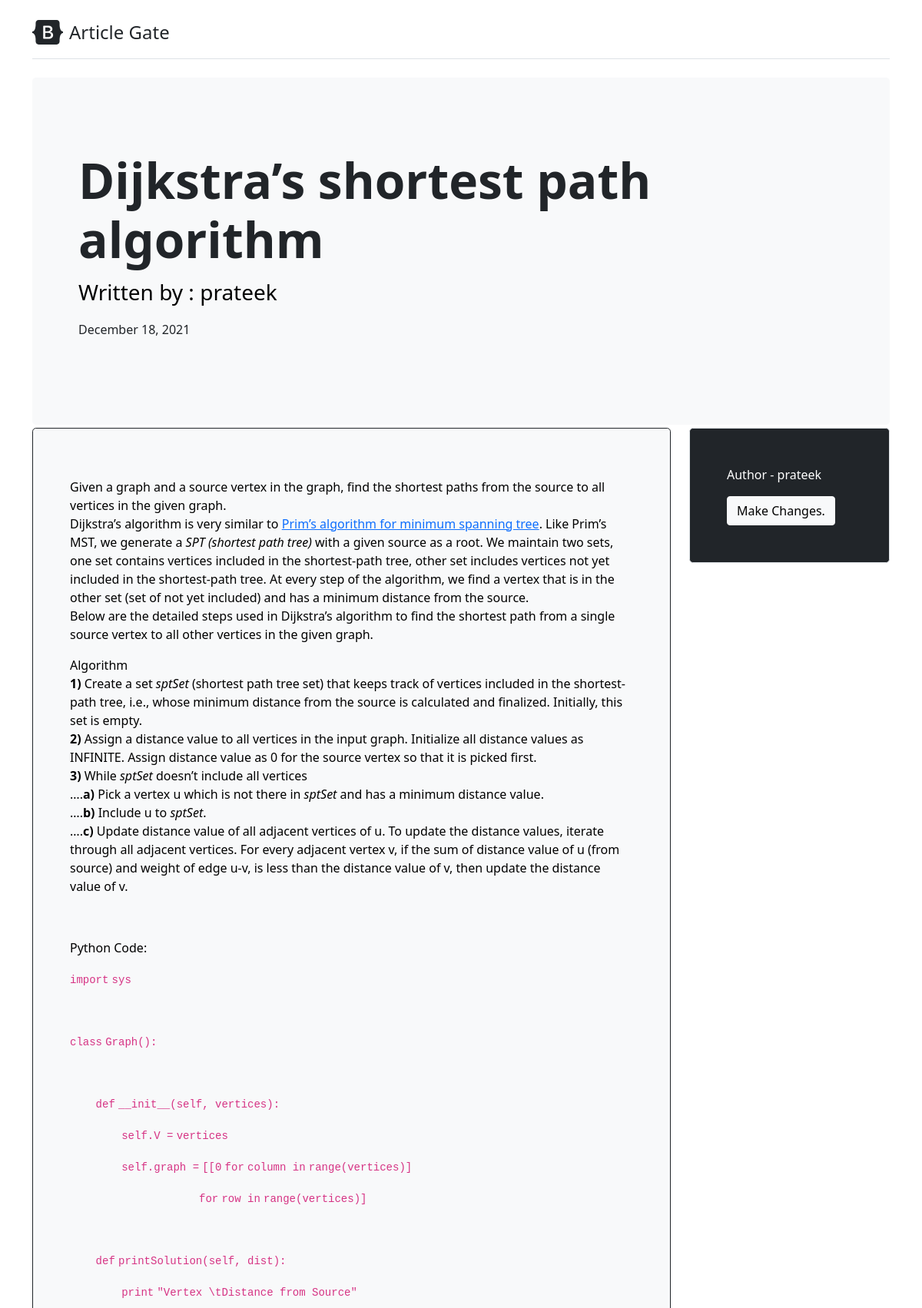
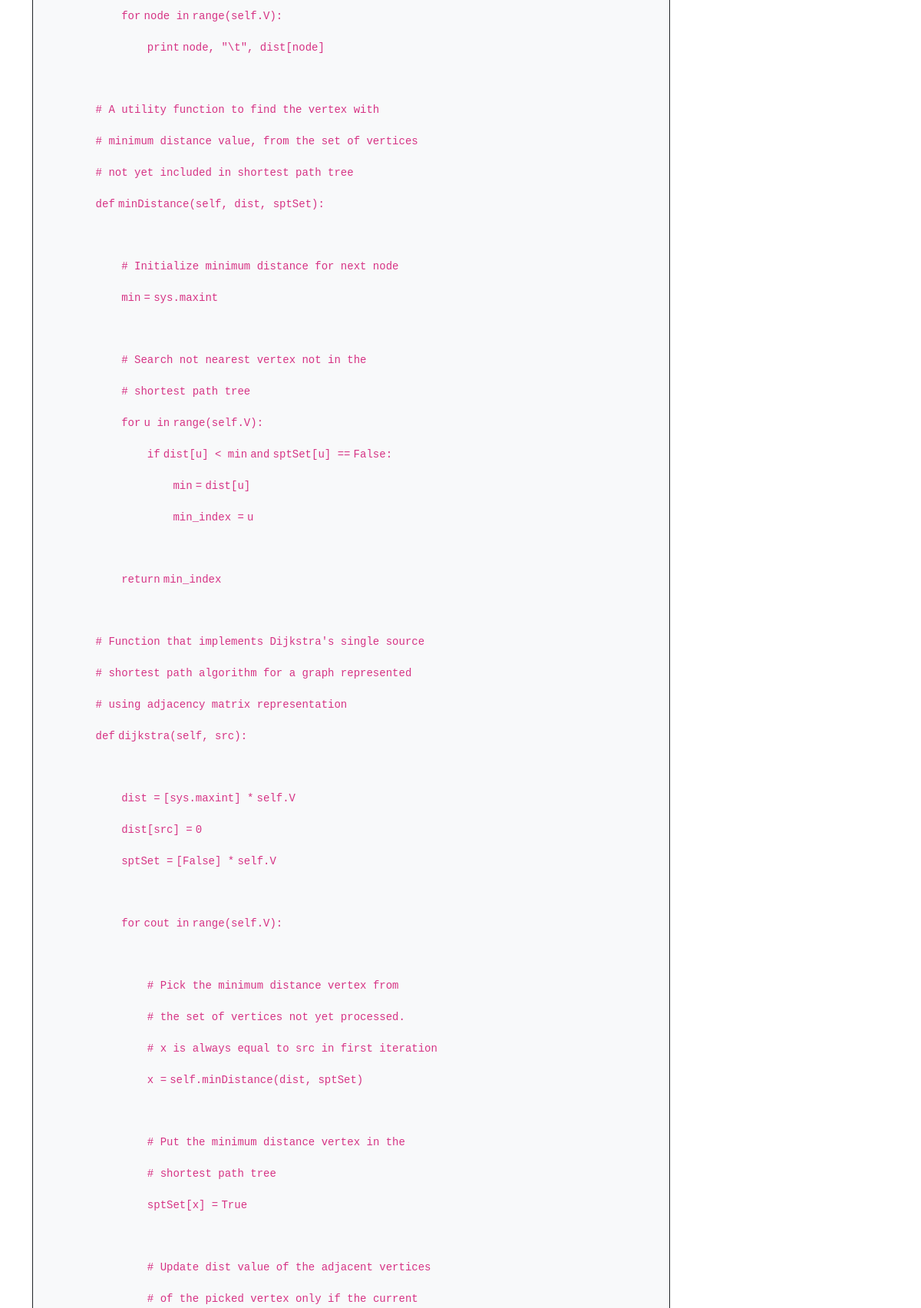
The app's page /article/Dijkstra’s shortest path algorithm/50/ (upper part) with its own data (2 pictures, top to bottom).
### article/models.py (models this page shows, shortened)
class Post(models.Model):
    title = models.CharField(max_length=50)
    about = models.CharField(default="",max_length=200)
    content = RichTextField(blank=True, null=True)
    author = models.ForeignKey(User, on_delete=models.CASCADE, blank=True, null=True)
    date_posted = models.DateTimeField(default=timezone.now)
    likes = models.IntegerField(default=0)
    views = models.IntegerField(default=0)
    tags  = models.CharField(default="",max_length=150)

### article/views.py (the view, shortened to what this page needs)
# urls.py: path('article/<str:title>/<int:article_id>/',views.fullArticle, name='fullArticle'),
def fullArticle(request,title,article_id):
    post = Post.objects.get(id=article_id)
    comments = post.comment_set.order_by('-date_posted')
    context = {
        'post':post,
        'comments':comments,
        }
    return render(request, 'article/full_article1.html', context=context)

### article/templates/article/full_article1.html (shortened to what this page needs)
<!DOCTYPE html>
<html lang="en">
<head>
    <link href="https://cdn.jsdelivr.net/npm/bootstrap@5.1.3/dist/css/bootstrap.min.css" rel="stylesheet"
>
</head>
<body>
    <main>
        <div class="container py-4">
            <header class="pb-3 mb-4 border-bottom">
                <a href="/" class="d-flex align-items-center text-dark text-decoration-none">
                    <span class="fs-4">Article Gate</span>
                </a>
            </header>
            <div class="p-5 mb-1 bg-light rounded-3">
                <div class="container-fluid py-5">
                    <h1 class="display-3 fw-bold">{{ post.title }}</h1>
                    <a href="{% url 'article:viewProfile' post.author %}" style="text-decoration: none; color: black;"> <p class="col-md-8 fs-3">Written by : {{ post.author }}</p> </a>
                    <p class="col-md-8 fs-6">{{ post.date_posted|date:"F d, Y" }}</p>
                </div>
            </div>
            <div class="row align-items-md-stretch">
                <div class="col-md-9 ">
                    <div class="h-100 p-5 text-black bg-light rounded-3 border border-dark">
                        <p class="fs-5 " style="text-align: justify;">
                            <span class="fw-bold"> {{ post.content|safe }} </span>
                            </p>
                    </div>
                </div>
                <div class="col-md-3">
                    <div class="h-10 p-5 bg-dark border rounded-3">
                        <p class="text-white">
                            Author - {{ post.author }}
                        </p>
                        <button type="button" class="btn btn-light"><a href="{% url 'article:editArticle' post.title post.id %}" style="text-decoration: none; color: black;">Make Changes.</a></button>
                    </div>
                </div>
            </div>
        </div>
    </main>
</body>
</html>

### records on screen
Post: title "Dijkstra’s shortest path algorithm", author "prateek", date_posted "December 18, 2021", content "Given a graph and a source vertex in the graph, find the shortest paths from the source to all vertices in the given graph. Dijkstra’s algorithm is very similar to Prim’s algorithm for minimum spanning tree . Like Prim’s MST, we generate a SPT (shortest path tree) with a given source as a root. We maintain two sets, one set contains vertices included in the shortest-path tree, other set includes vertices not yet included in the shortest-path tree. At every step of the algorithm, we find a vertex that is in the other set (set of not yet included) and has a minimum distance from the source. Below are the detailed steps used in Dijkstra’s algorithm to find the shortest path from a single…"
